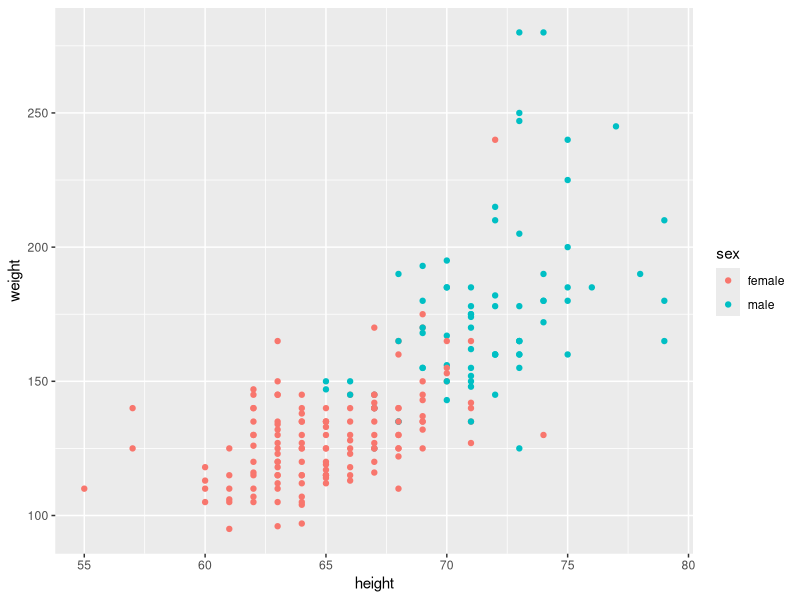
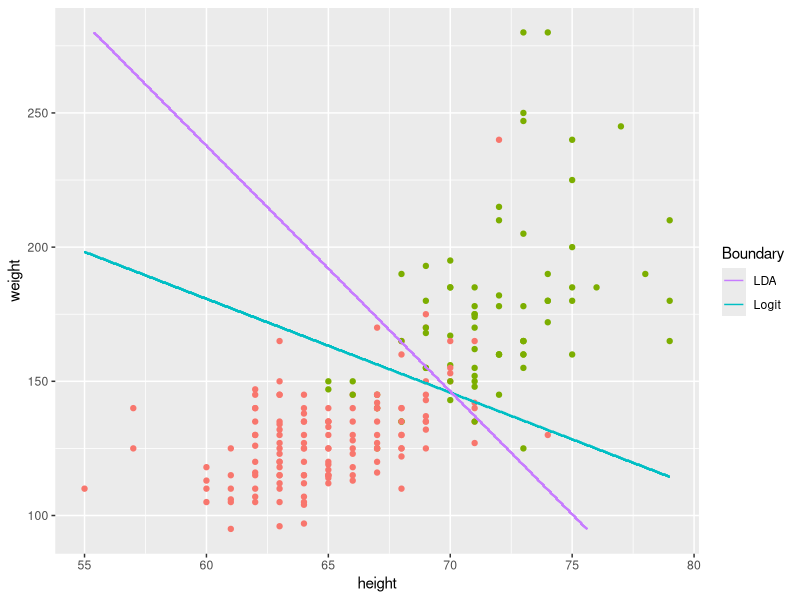
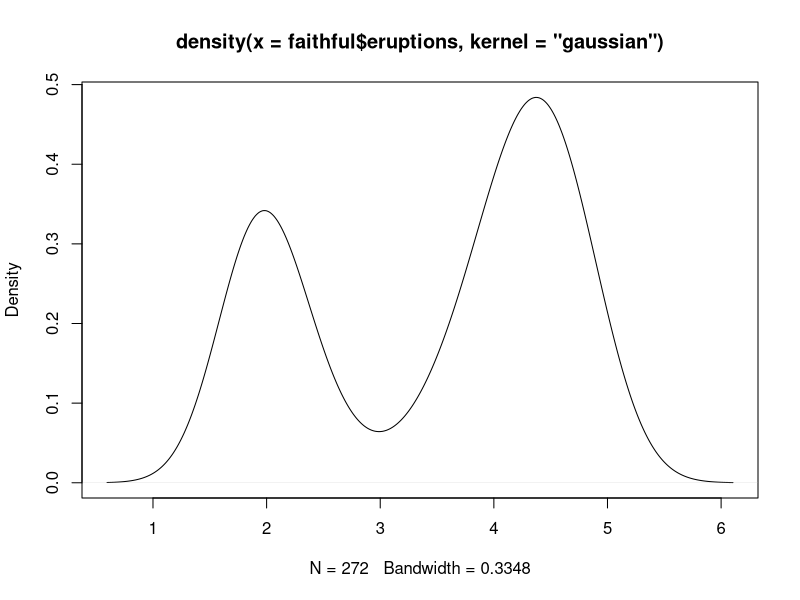
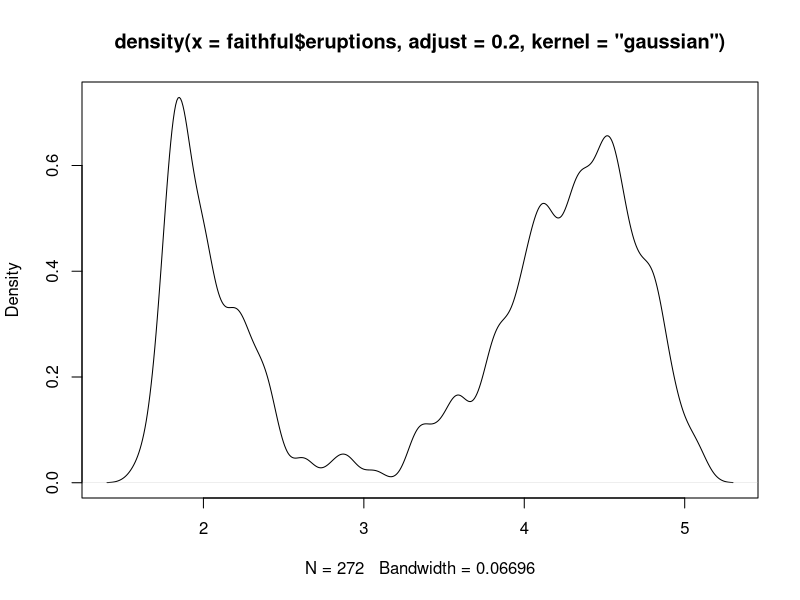
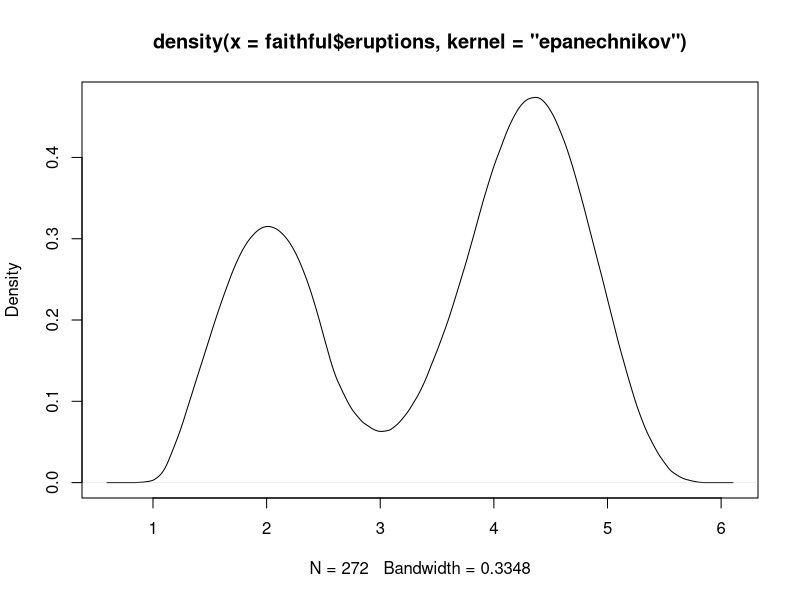
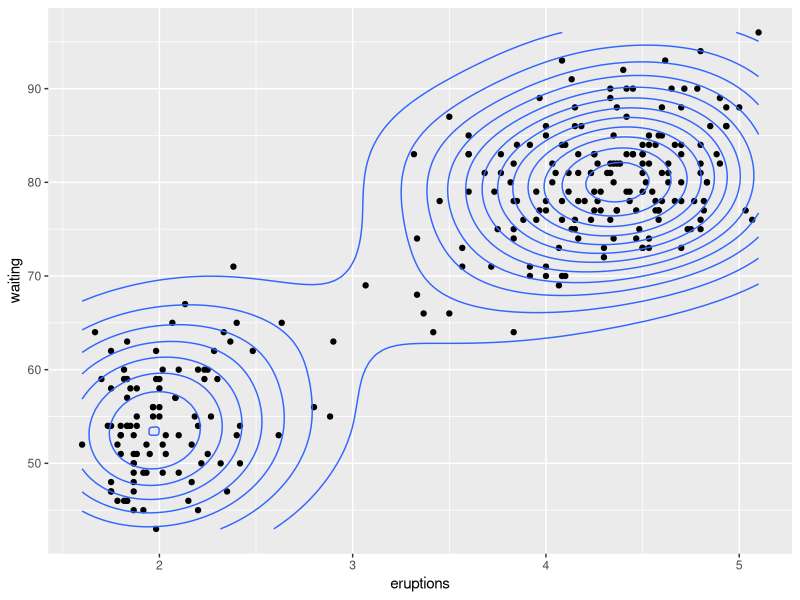
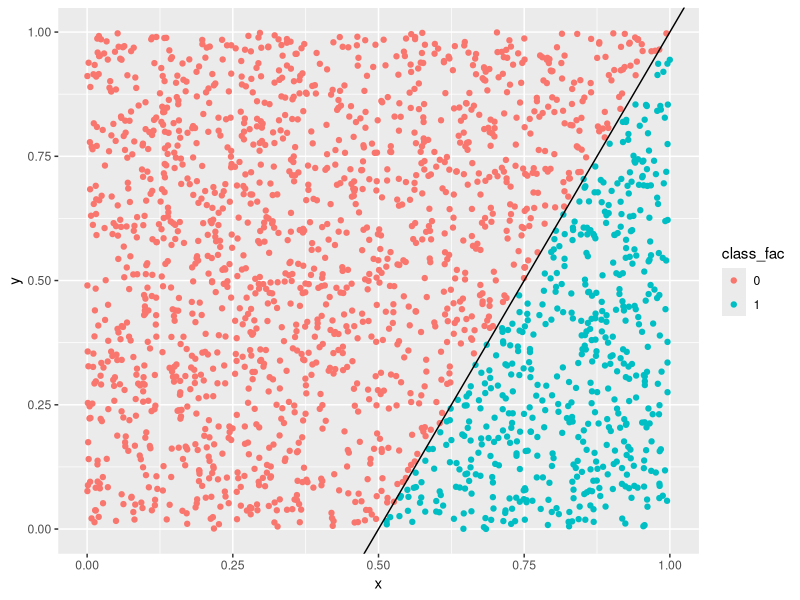
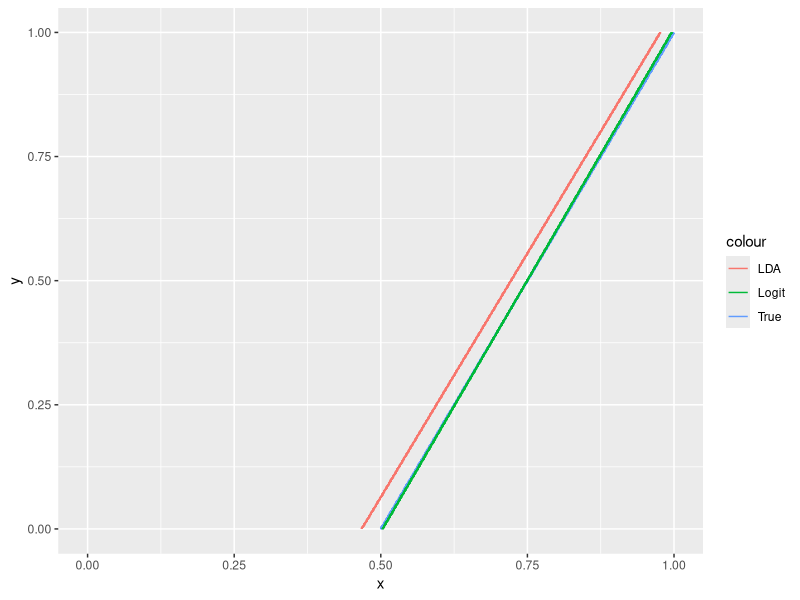

These charts were generated, in order, by the following R code:
## ---- chunk 1
require(ggplot2)
require(stats)     # glm
require(MASS)      # lda
require(nnet)      # multinom

data = read.csv('./data/heightWeightData.txt', header=FALSE, sep='')
names(data) = c('sex', 'height', 'weight')
data$sex = as.factor(ifelse(data$sex == 1, 'male', 'female'))

data(iris)
iris = iris[,c('Sepal.Length', 'Petal.Length', 'Species')]
iris2 = iris[iris$Species %in% c('versicolor', 'virginica'),]
## ---- chunk 2
ggplot(data, aes(x=height, y=weight, color=sex)) + geom_point()


set.seed(7363)

n = nrow(data)
train2 = sample(1:n, n/2)

data_train = data[train2,]
data_test = data[-train2,]

logit = glm(sex ~ ., data=data_train, family='binomial')

head(predict(logit, data_test))
head(predict(logit, data_test, type='response'))

pred_logit = ifelse(predict(logit, data_test, type='response') > 0.5, 'male', 'female')
data_test$pred_logit = factor(pred_logit, levels=levels(data_test$sex))
mean(data_test$sex != data_test$pred_logit)
## ---- chunk 3
mod_lda = lda(sex ~ ., data=data_train)

data_test$pred_lda = predict(mod_lda, data_test)$class
mean(data_test$sex != data_test$pred_lda)

grid = expand.grid(height=seq(55, 79, length=500), weight=seq(95, 280, length=500))
grid$logit = as.numeric(predict(logit, grid, type='response') > 0.5)
grid$lda = as.numeric(predict(mod_lda, grid)$class)

ggplot(data, aes(x=height, y=weight)) +
    geom_point(aes(color=sex)) +
    geom_contour(data=grid, aes(z=logit, color='Logit')) +
    geom_contour(data=grid, aes(z=lda, color='LDA')) +
    scale_color_discrete(name='Boundary', breaks=c('LDA', 'Logit'))

## ---- chunk 4
summary(logit)

exp(coef(logit))   ## Interpretation as multiple of log odds ratio


data_norm = data_train
data_norm[-1] = scale(data_norm[-1])
logit_norm = glm(sex ~ ., data=data_norm, family='binomial')

exp(coef(logit_norm))
## ---- chunk 5
set.seed(242626)

n = nrow(iris)
train = sample(1:n, n/2)
iris_train = iris[train,]
iris_test = iris[-train,]

mlogit = multinom(Species ~ ., data=iris_train)

head(predict(mlogit, iris_test, type='probs'))
iris_test$pred = predict(mlogit, iris_test, type='class')

mean(iris_test$Species != iris_test$pred)
## ---- chunk 6
data(faithful)

dens = density(faithful$eruptions, kernel='gaussian')
plot(dens)

plot(density(faithful$eruptions, adjust=0.2, kernel='gaussian'))
plot(density(faithful$eruptions, kernel='epanechnikov'))

ggplot(faithful, aes(x=eruptions, y=waiting)) +
    geom_point() +
    geom_density_2d()
## ---- chunk 7
# Simulate data
set.seed(12451)
n = 2000

dat = data.frame(x=runif(n), y=runif(n))
dat$class = as.numeric(dat$y < (-1 + 2*dat$x))
dat$class_fac =as.factor(dat$class)

dat_train = dat[1:(n/2),]
dat_test = dat[(n/2+1):n,]

ggplot(dat, aes(x=x, y=y)) +
    geom_point(aes(color=class_fac)) +
    geom_abline(intercept=-1, slope=2)

# Estimate models
mod_logit = glm(class ~ x+y, data=dat_train, family='binomial')
mod_lda = lda(class ~ x+y, data=dat_train)

# Calculate test errors
pred_logit = as.numeric(predict(mod_logit, dat_test, type='response') > 0.5)
pred_lda = predict(mod_lda, dat_test)$class

mean(pred_logit == dat_test$class)
mean(pred_lda == dat_test$class)

# Plot boundaries
grid = expand.grid(x=seq(0.3, 1, length=500), y=seq(0, 1, length=500))
grid$class = as.numeric(grid$y < (-1 + 2*grid$x))
grid$logit = as.numeric(predict(mod_logit, grid, type='response') > 0.5)
grid$lda = as.numeric(predict(mod_lda, grid)$class)

ggplot(grid, aes(x=x, y=y)) +
    geom_contour(aes(z=class, color='True')) +
    geom_contour(aes(z=logit, color='Logit')) +
    geom_contour(aes(z=lda, color='LDA')) +
    xlim(0, 1) + ylim(0, 1)
